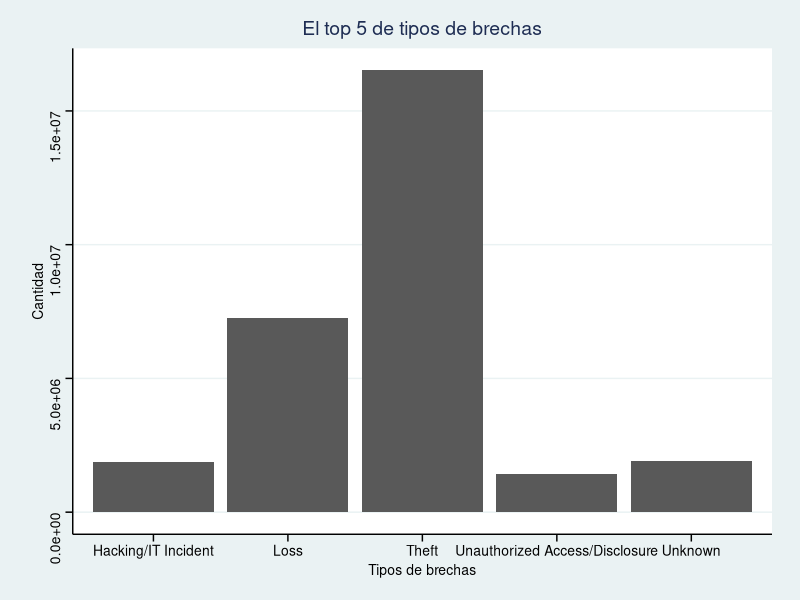
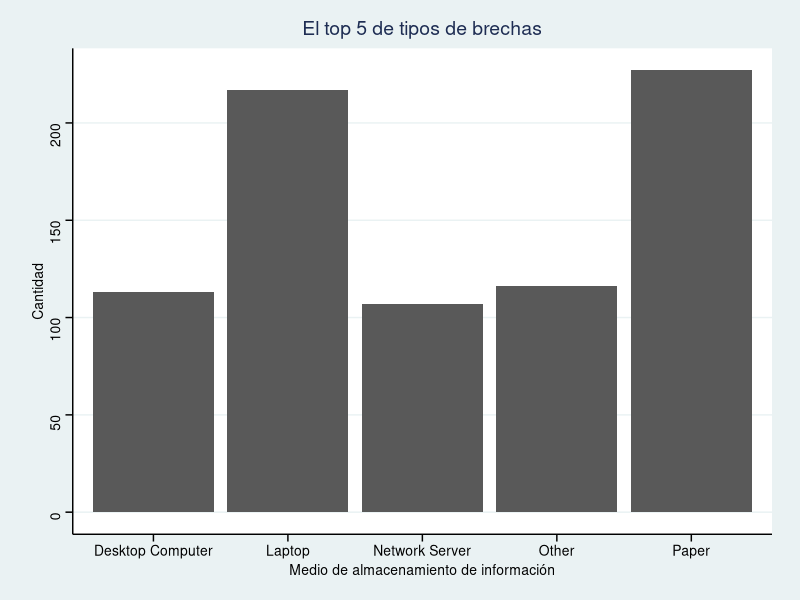
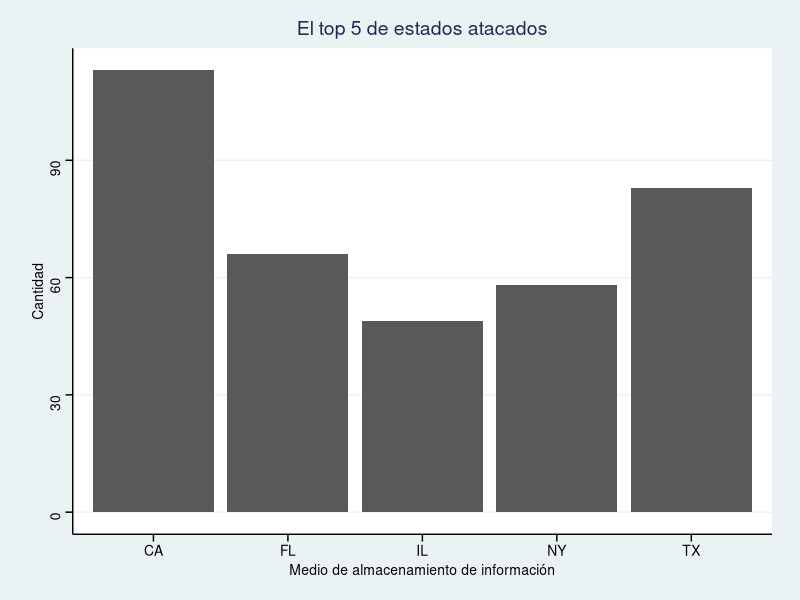
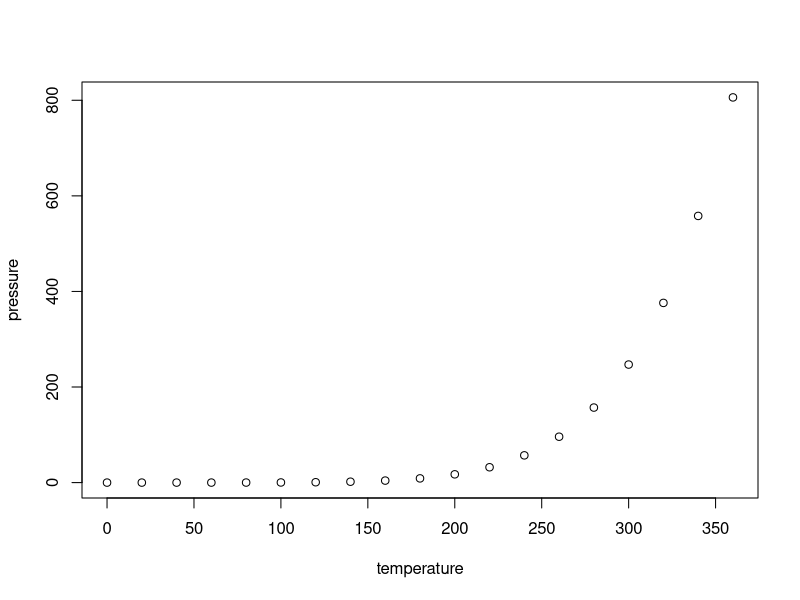

Recreate these plots in R, in order.
## ---- chunk 1
knitr::opts_chunk$set(echo = TRUE)
## ---- chunk 2
if(!require(readr)) {install.packages("readr")}
library("readr")
if(!require(dplyr)) {install.packages('dplyr')}
library("dplyr")
if(!require(ggplot2)) {install.packages('ggplot2')}
library("ggplot2")
if(!require(tidyverse)) {install.packages('tidyverse')}
library("tidyverse")
if(!require(ggthemes)) {install.packages('ggthemes')}
library("ggthemes")
if(!require(ggthemes)) {install.packages('lubridate')}
library("lubridate")
#==Pregunta 1====================================================
cyberb <- read_csv("Cyber Security Breaches.csv")

cyberb$Type_of_Breach <- as.factor(cyberb$Type_of_Breach)
cyberb$Date_Posted_or_Updated <- as.Date(cyberb$Date_Posted_or_Updated,format="%d/%m/%Y")
cyberb$breach_start <- as.Date(cyberb$breach_start,format="%d/%m/%Y")
cyberb$breach_end <- as.Date(cyberb$breach_end,format="%d/%m/%Y")


cb2 <- data.frame(Type_of_Breach= cyberb$Type_of_Breach,Individuals_Affected = cyberb$Individuals_Affected)

by_type <- cb2 %>% group_by(Type_of_Breach)

by_type_sum <- by_type %>% summarise(Individuals_Affected = sum(Individuals_Affected))

by_type_top5 <-  by_type_sum %>%
                  arrange(desc(Individuals_Affected))%>%
                  slice(1:5)

ggplot(data = by_type_top5,
       mapping = aes(Type_of_Breach, Individuals_Affected))+
  geom_col()+
  xlab("Tipos de brechas")+
  ylab("Cantidad")+
  ggtitle(("El top 5 de tipos de brechas"))+
  theme_stata()

#==Pregunta 2=========================================================
mean((cyberb$breach_end - cyberb$breach_start), na.rm = T)

#===Pregunta 3==============================================================

cyberb$Location_of_Breached_Information <- as.factor(cyberb$Location_of_Breached_Information)

dfc2 <- cyberb %>%
    group_by(Location_of_Breached_Information) %>%
    summarise(count = n()) %>%
    top_n(n = 5, wt = count)

ggplot(data = dfc2,
       mapping = aes(x = Location_of_Breached_Information,y = count))+
  geom_col()+
  xlab("Medio de almacenamiento de información")+
  ylab("Cantidad")+
  ggtitle(("El top 5 de tipos de brechas"))+
  theme_stata()

#===Pregunta 4============================================================
cyberb$State <- as.factor(cyberb$State)

dfc3 <- cyberb %>%
    group_by(State) %>%
    summarise(count = n()) %>%
    top_n(n = 5, wt = count)

ggplot(data = dfc3,
       mapping = aes(x = State,y = count))+
  geom_col()+
  xlab("Medio de almacenamiento de información")+
  ylab("Cantidad")+
  ggtitle(("El top 5 de estados atacados"))+
  theme_stata()
#===Pregunta 5=========================================================
sum(!is.na(cyberb$Business_Associate_Involved))

## ---- chunk 3
plot(pressure)
